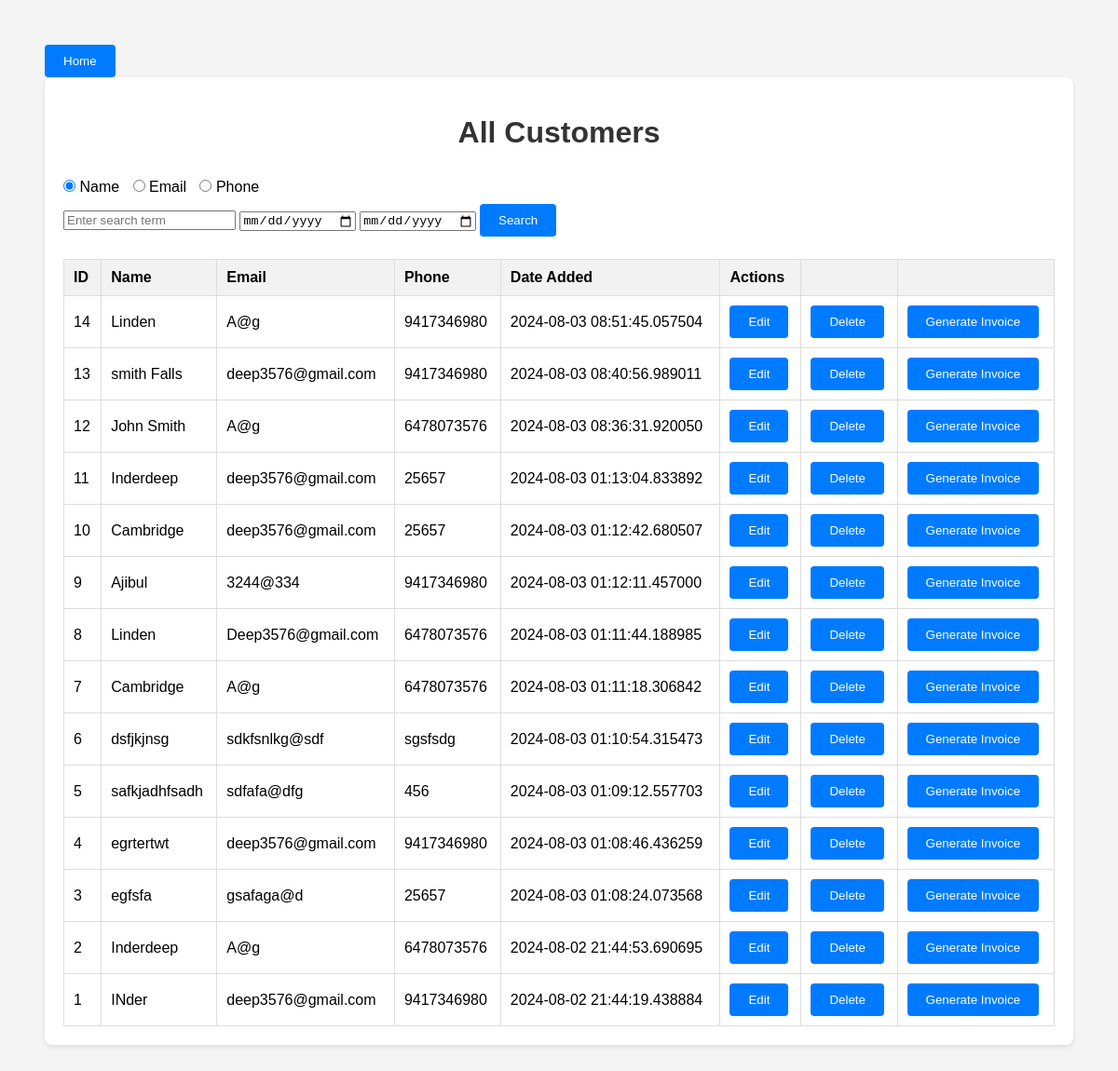
The page /customers on the database as committed earlier.
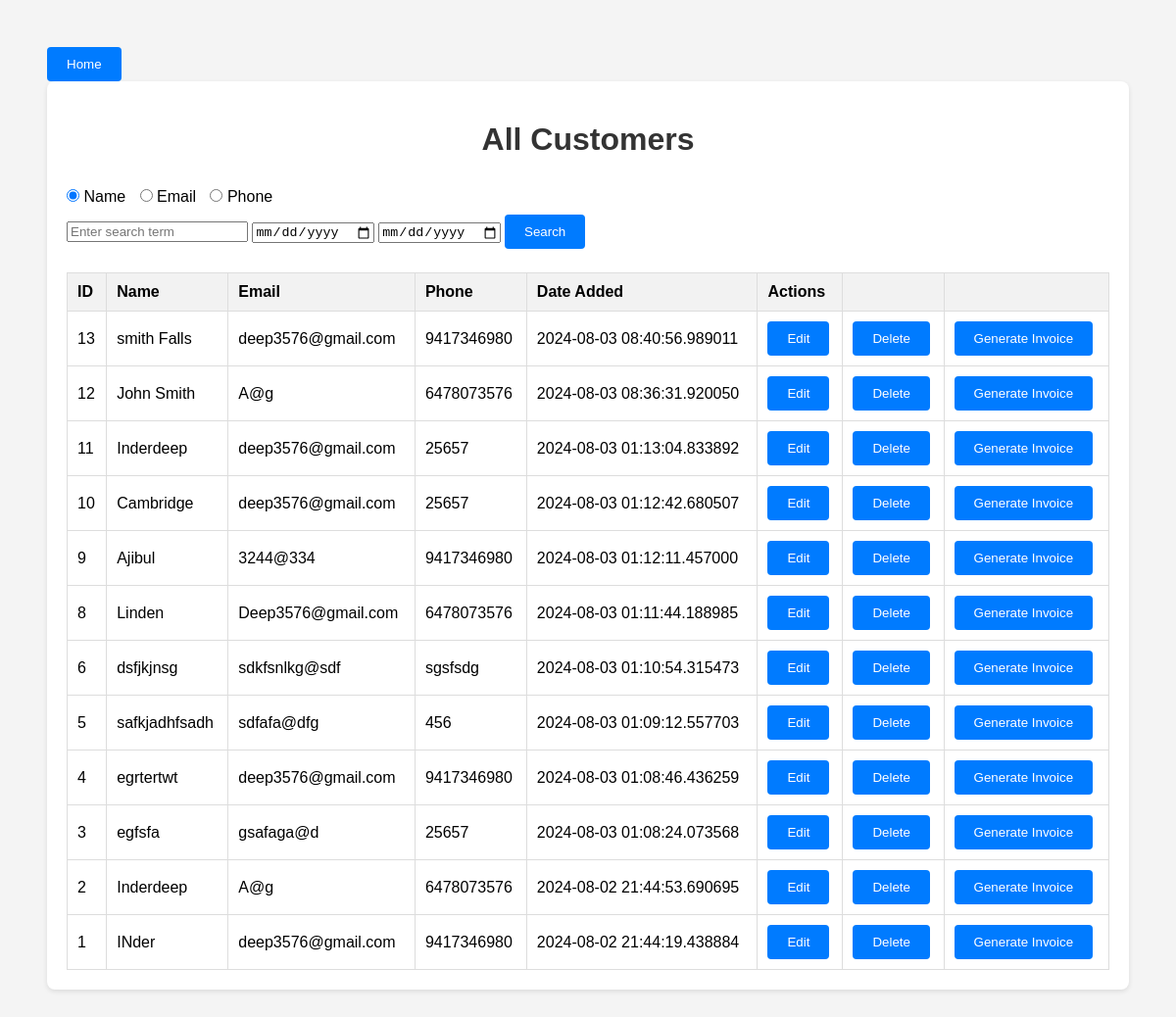
The same page on the database as committed later.
### app.py (models this page shows)
class Customer(db.Model):
    id = db.Column(db.Integer, primary_key=True)
    name = db.Column(db.String(80), nullable=False)
    email = db.Column(db.String(120), unique=False, nullable=True)
    phone = db.Column(db.String(20), nullable=False)
    CarMake = db.Column(db.String(20), nullable=False)
    CarModel = db.Column(db.String(20), nullable=False)
    CarColor = db.Column(db.String(20), nullable=True)
    Caryear = db.Column(db.Integer, nullable=True)
    Technician = db.Column (db.String(120),nullable=True)
    Vin = db.Column(db.String(120), nullable=False)
    Odometer= db.Column(db.String(120), nullable=True)
    Job = db.Column(db.String(240), nullable=False)
    created_at = db.Column(db.DateTime, nullable=False, default=datetime.now)
    last_updated = db.Column(db.DateTime , nullable= True )
    Price = db.Column(db.Integer, nullable=False)
    Job1 = db.Column(db.String(240), nullable=True)
    Price1 = db.Column(db.Integer, nullable=True)
    Job2 = db.Column(db.String(240), nullable=True)
    Price2 = db.Column(db.Integer, nullable=True)
    Job3 = db.Column(db.String(240), nullable=True)
    Price3 = db.Column(db.Integer, nullable=True)
    Subtotal = db.Column(db.Integer, nullable=True)
    gst = db.Column(db.Integer, nullable=True)
    Total_Amount = db.Column(db.Integer, nullable=True)

### app.py (the view)
@app.route('/customers', methods=['GET'])
def view_all_customers():
    customers = Customer.query.order_by(desc(Customer.id)).limit(20).all()
    return render_template('view_customers.html', customers=customers)

### templates/view_customers.html (shortened to what this page needs)
<!DOCTYPE html>
<html lang="en">
<head>
    <Button onclick="homepage()">Home</Button>
</head>
<body>
    <div class="container">
        <h1>All Customers</h1>
        <form id="searchForm" method="GET" action="/search_customers">
            <div class="radio-group">
                <label>
                    <input type="radio" name="search_by" value="name" checked> Name
                </label>
                <label>
                    <input type="radio" name="search_by" value="email"> Email
                </label>
                <label>
                    <input type="radio" name="search_by" value="phone"> Phone
                </label>
            </div>
            <input type="text" name="search_term" placeholder="Enter search term">
            <input type="date" name="start_date" placeholder="Start Date">
            <input type="date" name="end_date" placeholder="End Date">
            <button type="submit">Search</button>
        </form>
        <table>
            <thead>
                <tr>
                    <th>ID</th>
                    <th>Name</th>
                    <th>Email</th>
                    <th>Phone</th>
                    <th>Date Added</th>
                    <th>Actions</th>
                    <th></th>
                    <th></th>
                </tr>
            </thead>
            <tbody>
                {% for customer in customers %}
                <tr>
                    <td>{{ customer.id }}</td>
                    <td>{{ customer.name }}</td>
                    <td>{{ customer.email }}</td>
                    <td>{{ customer.phone }}</td>
                    <td>{{ customer.created_at }}</td>
                    <td><button onclick="editLink()"> Edit </button></td>
                    <td><form action="{{ url_for('delete_customer', id=customer.id) }}" method="post" style="display:inline;"><button type="submit" onclick="return confirm('Are you sure you want to delete this customer?');"> Delete</button></form></td>
                    <td><button onclick="redirectToLink()"> Generate Invoice </button> </td>
                </tr>
                {% endfor %}
            </tbody>
        </table>
    </div>
</body>
</html>

### templates/view_customers.html (style rules this page uses)
body { font-family: Arial, sans-serif; background-color: #f4f4f4; padding: 40px; }
.container { max-width: auto; margin: 0 auto; background: #fff; padding: 20px; border-radius: 8px; box-shadow: 0 2px 5px rgba(0, 0, 0, 0.1); }
h1 { text-align: center; color: #333; }
input[type="text"], input[type="date"], input[type="radio"] { margin: 10px 0; }
button { padding: 10px 20px; background-color: #007BFF; color: white; border: none; border-radius: 4px; cursor: pointer; }
table { width: 100%; border-collapse: collapse; margin-top: 20px; }
th, td { padding: 10px; border: 1px solid #ddd; text-align: left; }
th { background-color: #f2f2f2; }
.radio-group { margin-top: 10px; }
.radio-group label { margin-right: 10px; }

Rows that differ between the two databases and show on the page:
removed Customer: id "14", name "Linden", email "A@g", phone "9417346980", created_at "2024-08-03 08:51:45.057504"
removed Customer: id "7", name "Cambridge", email "A@g", phone "6478073576", created_at "2024-08-03 01:11:18.306842"
